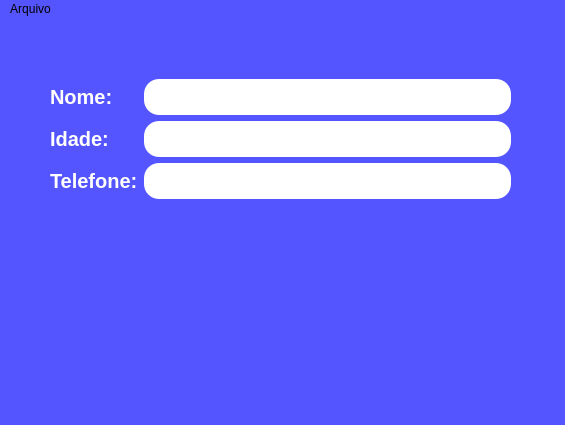
<?xml version="1.0" encoding="UTF-8"?>
<ui version="4.0">
 <class>MainWindow</class>
 <widget class="QMainWindow" name="MainWindow">
  <property name="geometry">
   <rect>
    <x>0</x>
    <y>0</y>
    <width>565</width>
    <height>425</height>
   </rect>
  </property>
  <property name="windowTitle">
   <string>MainWindow</string>
  </property>
  <property name="styleSheet">
   <string notr="true">background-color: rgb(85, 85, 255);</string>
  </property>
  <widget class="QWidget" name="centralwidget">
   <widget class="QWidget" name="formLayoutWidget">
    <property name="geometry">
     <rect>
      <x>50</x>
      <y>60</y>
      <width>461</width>
      <height>261</height>
     </rect>
    </property>
    <layout class="QFormLayout" name="formLayout">
     <item row="0" column="1">
      <widget class="QLineEdit" name="lineEdit">
       <property name="enabled">
        <bool>true</bool>
       </property>
       <property name="styleSheet">
        <string notr="true">height:30px;background-color:#fff;border:0;border-radius:15px;padding: 3px 15px</string>
       </property>
      </widget>
     </item>
     <item row="1" column="1">
      <widget class="QLineEdit" name="lineEdit_2">
       <property name="enabled">
        <bool>true</bool>
       </property>
       <property name="styleSheet">
        <string notr="true">height:30px;background-color:#fff;border:0;border-radius:15px;padding: 3px 15px</string>
       </property>
      </widget>
     </item>
     <item row="2" column="0">
      <widget class="QLabel" name="label_3">
       <property name="styleSheet">
        <string notr="true">font-size:20px;font-weight:bold;color:rgb(255, 255, 255);</string>
       </property>
       <property name="text">
        <string>Telefone:</string>
       </property>
      </widget>
     </item>
     <item row="2" column="1">
      <widget class="QLineEdit" name="lineEdit_3">
       <property name="enabled">
        <bool>true</bool>
       </property>
       <property name="styleSheet">
        <string notr="true">height:30px;background-color:#fff;border:0;border-radius:15px;padding: 3px 15px</string>
       </property>
      </widget>
     </item>
     <item row="0" column="0">
      <widget class="QLabel" name="label">
       <property name="styleSheet">
        <string notr="true">font-size:20px;font-weight:bold;color:rgb(255, 255, 255);</string>
       </property>
       <property name="text">
        <string>Nome:</string>
       </property>
      </widget>
     </item>
     <item row="1" column="0">
      <widget class="QLabel" name="label_2">
       <property name="styleSheet">
        <string notr="true">font-size:20px;font-weight:bold;color:rgb(255, 255, 255);</string>
       </property>
       <property name="text">
        <string>Idade:</string>
       </property>
      </widget>
     </item>
    </layout>
   </widget>
  </widget>
  <widget class="QStatusBar" name="statusbar"/>
  <widget class="QMenuBar" name="menuBar">
   <property name="geometry">
    <rect>
     <x>0</x>
     <y>0</y>
     <width>565</width>
     <height>21</height>
    </rect>
   </property>
   <widget class="QMenu" name="menuArquivo">
    <property name="title">
     <string>Arquivo</string>
    </property>
    <addaction name="actionSalvar"/>
   </widget>
   <addaction name="menuArquivo"/>
  </widget>
  <action name="actionSalvar">
   <property name="text">
    <string>Salvar</string>
   </property>
  </action>
 </widget>
 <resources/>
 <connections/>
</ui>
